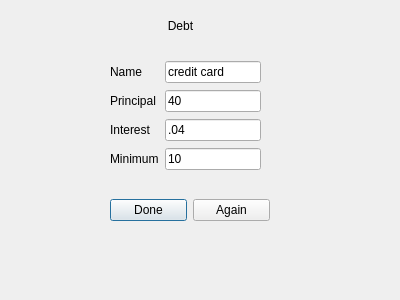
<?xml version="1.0" encoding="UTF-8"?>
<ui version="4.0">
 <class>debt</class>
 <widget class="QDialog" name="debt">
  <property name="geometry">
   <rect>
    <x>0</x>
    <y>0</y>
    <width>400</width>
    <height>300</height>
   </rect>
  </property>
  <property name="windowTitle">
   <string>Dialog</string>
  </property>
  <widget class="QWidget" name="gridLayoutWidget">
   <property name="geometry">
    <rect>
     <x>110</x>
     <y>60</y>
     <width>151</width>
     <height>111</height>
    </rect>
   </property>
   <layout class="QGridLayout" name="gridLayout">
    <item row="4" column="0">
     <widget class="QLabel" name="minimum_lbl">
      <property name="text">
       <string>Minimum</string>
      </property>
     </widget>
    </item>
    <item row="2" column="1">
     <widget class="QLineEdit" name="principal_line_edit">
      <property name="text">
       <string>40</string>
      </property>
      <property name="placeholderText">
       <string>Principal</string>
      </property>
     </widget>
    </item>
    <item row="2" column="0">
     <widget class="QLabel" name="principal_lbl">
      <property name="text">
       <string>Principal</string>
      </property>
     </widget>
    </item>
    <item row="3" column="0">
     <widget class="QLabel" name="interest_lbl">
      <property name="text">
       <string>Interest</string>
      </property>
     </widget>
    </item>
    <item row="3" column="1">
     <widget class="QLineEdit" name="interest_line_edit">
      <property name="text">
       <string>.04</string>
      </property>
      <property name="placeholderText">
       <string>Interest</string>
      </property>
     </widget>
    </item>
    <item row="4" column="1">
     <widget class="QLineEdit" name="minimum_line_edit">
      <property name="text">
       <string>10</string>
      </property>
      <property name="placeholderText">
       <string>Minimum</string>
      </property>
     </widget>
    </item>
    <item row="1" column="0">
     <widget class="QLabel" name="name_lbl">
      <property name="text">
       <string>Name</string>
      </property>
     </widget>
    </item>
    <item row="1" column="1">
     <widget class="QLineEdit" name="name_line_edit">
      <property name="text">
       <string>credit card</string>
      </property>
      <property name="placeholderText">
       <string>Name</string>
      </property>
     </widget>
    </item>
   </layout>
  </widget>
  <widget class="QWidget" name="horizontalLayoutWidget">
   <property name="geometry">
    <rect>
     <x>110</x>
     <y>190</y>
     <width>160</width>
     <height>41</height>
    </rect>
   </property>
   <layout class="QHBoxLayout" name="horizontalLayout">
    <item>
     <widget class="QPushButton" name="done_btn">
      <property name="text">
       <string>Done</string>
      </property>
     </widget>
    </item>
    <item>
     <widget class="QPushButton" name="add_btn">
      <property name="text">
       <string>Again</string>
      </property>
     </widget>
    </item>
   </layout>
  </widget>
  <widget class="QLabel" name="title_lbl">
   <property name="geometry">
    <rect>
     <x>120</x>
     <y>10</y>
     <width>121</width>
     <height>31</height>
    </rect>
   </property>
   <property name="text">
    <string>Debt</string>
   </property>
   <property name="alignment">
    <set>Qt::AlignCenter</set>
   </property>
  </widget>
 </widget>
 <resources/>
 <connections/>
</ui>
